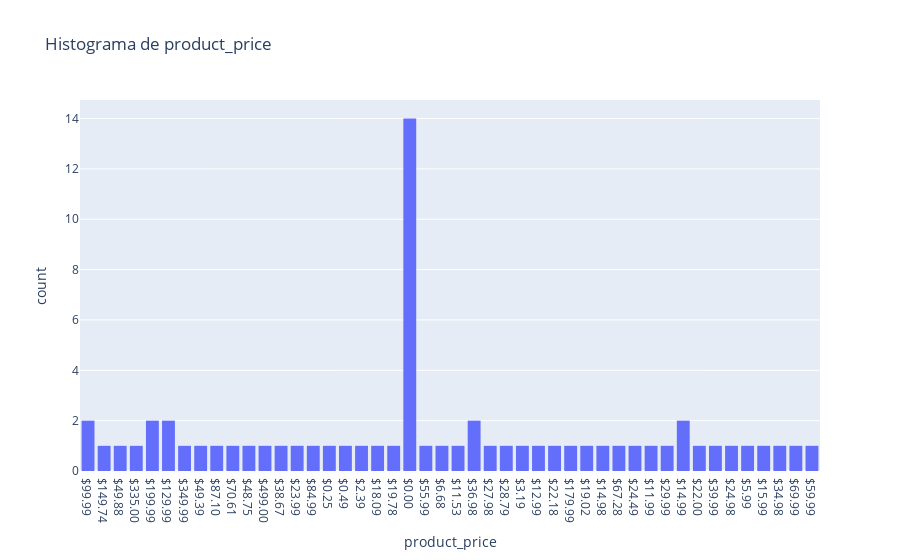
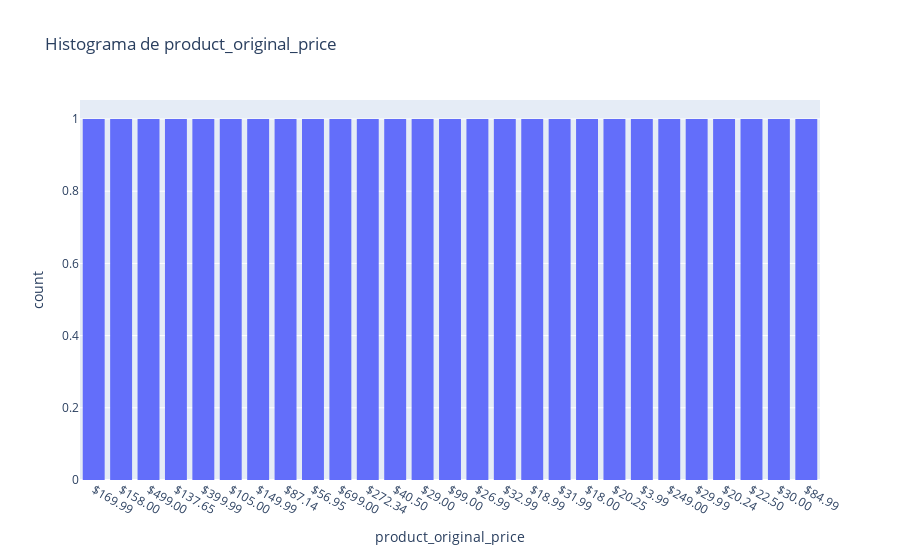
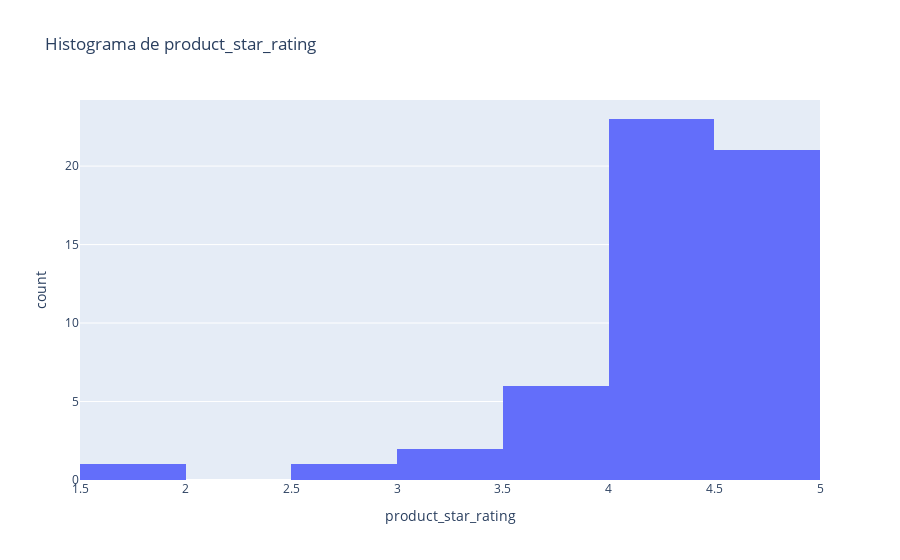
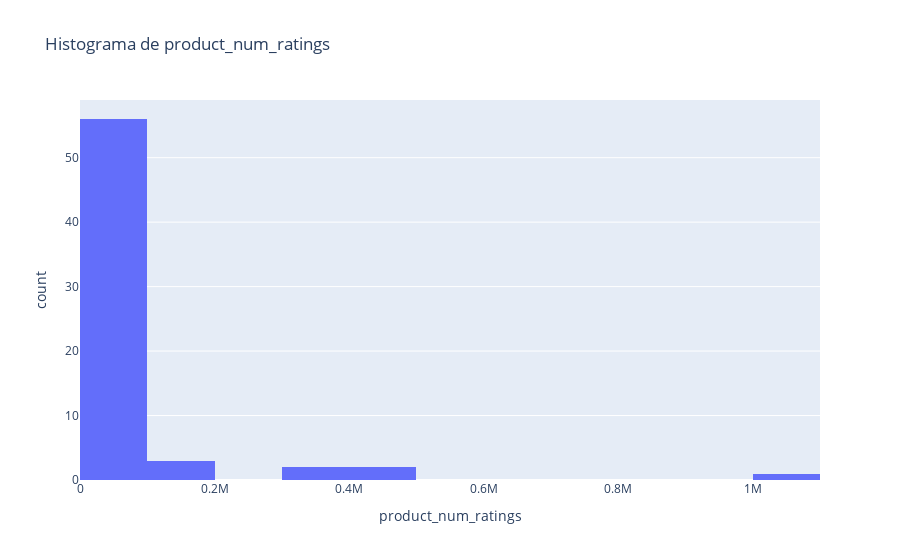

Notebook source saved alongside these figures, in order:
### Code cell
for var in numeric_vars:
    fig = px.histogram(df, x=var, title=f'Histograma de {var}')
    fig.show()

# Detección de outliers (5 desviaciones estándar)
outliers = {}
# Convertir columnas numéricas que pueden estar como string
numeric_vars = ['product_price', 'product_original_price', 'product_star_rating', 
                'product_num_ratings', 'product_num_offers', 'product_minimum_offer_price', 
                'sales_volume', 'unit_price', 'unit_count']

### Figure 1 — Plotly figure (JSON) as saved in the notebook; plotly's stock layout.template omitted (floating-point values rounded to 4 significant figures)
{"data": [{"bingroup": "x", "hovertemplate": "product_price=%{x}<br>count=%{y}<extra></extra>", "legendgroup": "", "marker": {"color": "#636efa", "pattern": {"shape": ""}}, "name": "", "orientation": "v", "showlegend": false, "type": "histogram", "x": ["$99.99", "$149.74", "$49.88", "$335.00", "$199.99", "$129.99", "$349.99", "$49.39", "$87.10", "$129.99", "$70.61", "$48.75", "$99.99", "$499.00", "$199.99", "$38.67", "$23.99", "$84.99", "$0.25", "$0.49", "$2.39", "$18.09", "$19.78", "$0.00", "$55.99", "$6.68", "$11.53", "$36.98", "$27.98", "$28.79", "$0.00", "$0.00", "$36.98", "$0.00", "$3.19", "$12.99", "$0.00", "$22.18", "$179.99", "$19.02", "$14.98", "$67.28", "$0.00", "$0.00", "$0.00", "$0.00", "$24.49", "$11.99", "$0.00", "$29.99", "$14.99", "$22.00", "$39.99", "$24.98", "$5.99", "$0.00", "$0.00", "$15.99", "$0.00", "$34.98", "$14.99", "$0.00", "$69.99", "$59.99"], "xaxis": "x", "yaxis": "y"}], "layout": {"barmode": "relative", "legend": {"tracegroupgap": 0}, "title": {"text": "Histograma de product_price"}, "xaxis": {"anchor": "y", "domain": [0, 1], "title": {"text": "product_price"}}, "yaxis": {"anchor": "x", "domain": [0, 1], "title": {"text": "count"}}}}

### Figure 2 — Plotly figure (JSON) as saved in the notebook; plotly's stock layout.template omitted (floating-point values rounded to 4 significant figures)
{"data": [{"bingroup": "x", "hovertemplate": "product_original_price=%{x}<br>count=%{y}<extra></extra>", "legendgroup": "", "marker": {"color": "#636efa", "pattern": {"shape": ""}}, "name": "", "orientation": "v", "showlegend": false, "type": "histogram", "x": ["$169.99", "$158.00", null, "$499.00", null, "$137.65", "$399.99", null, "$105.00", "$149.99", "$87.14", "$56.95", null, "$699.00", "$272.34", "$40.50", "$29.00", "$99.00", null, null, null, "$26.99", "$32.99", null, null, null, "$18.99", null, null, "$31.99", null, "$18.00", null, "$20.25", "$3.99", null, null, null, "$249.00", "$29.99", null, null, null, null, null, "$20.24", null, null, "$22.50", null, null, null, null, null, null, null, null, null, null, null, "$30.00", null, null, "$84.99"], "xaxis": "x", "yaxis": "y"}], "layout": {"barmode": "relative", "legend": {"tracegroupgap": 0}, "title": {"text": "Histograma de product_original_price"}, "xaxis": {"anchor": "y", "domain": [0, 1], "title": {"text": "product_original_price"}}, "yaxis": {"anchor": "x", "domain": [0, 1], "title": {"text": "count"}}}}

### Figure 3 — Plotly figure (JSON) as saved in the notebook; plotly's stock layout.template omitted (floating-point values rounded to 4 significant figures)
{"data": [{"bingroup": "x", "hovertemplate": "product_star_rating=%{x}<br>count=%{y}<extra></extra>", "legendgroup": "", "marker": {"color": "#636efa", "pattern": {"shape": ""}}, "name": "", "orientation": "v", "showlegend": false, "type": "histogram", "x": [4.0, 4.2, 3.9, 4.3, 4.1, 4.2, 4.4, 4.2, 3.9, 4.1, 3.9, 4.3, 3.8, 4.3, 4.2, 4.4, 4.6, 4.7, 4.7, 4.8, 4.8, 4.7, NaN, 4.2, 4.0, 4.7, 4.4, NaN, NaN, 4.5, 4.7, 4.8, NaN, 4.7, NaN, 4.5, 3.2, 4.8, 4.6, 4.7, NaN, 3.8, 1.8, 4.3, 4.4, 4.7, NaN, 4.2, 4.6, 3.2, 4.5, 4.4, NaN, NaN, 4.7, 4.4, 4.6, 4.6, 4.2, NaN, 4.4, 3.5, 2.6, 4.0], "xaxis": "x", "yaxis": "y"}], "layout": {"barmode": "relative", "legend": {"tracegroupgap": 0}, "title": {"text": "Histograma de product_star_rating"}, "xaxis": {"anchor": "y", "domain": [0, 1], "title": {"text": "product_star_rating"}}, "yaxis": {"anchor": "x", "domain": [0, 1], "title": {"text": "count"}}}}

### Figure 4 — Plotly figure (JSON) as saved in the notebook; plotly's stock layout.template omitted (floating-point values rounded to 4 significant figures)
{"data": [{"bingroup": "x", "hovertemplate": "product_num_ratings=%{x}<br>count=%{y}<extra></extra>", "legendgroup": "", "marker": {"color": "#636efa", "pattern": {"shape": ""}}, "name": "", "orientation": "v", "showlegend": false, "type": "histogram", "x": [2929, 135, 205, 2248, 423, 578, 109, 2771, 613, 94, 462, 26685, 8, 2098, 2258, 37513, 4355, 390, 8010, 13638, 54922, 180, 0, 437768, 3075, 628, 100331, 0, 0, 1142, 8, 130395, 0, 2317, 0, 27686, 9, 36930, 2687, 793, 0, 96, 12, 384756, 38, 333273, 0, 51, 6346, 204, 3241, 25391, 0, 0, 2440, 1015448, 447888, 7384, 140637, 0, 14471, 270, 12, 48154], "xaxis": "x", "yaxis": "y"}], "layout": {"barmode": "relative", "legend": {"tracegroupgap": 0}, "title": {"text": "Histograma de product_num_ratings"}, "xaxis": {"anchor": "y", "domain": [0, 1], "title": {"text": "product_num_ratings"}}, "yaxis": {"anchor": "x", "domain": [0, 1], "title": {"text": "count"}}}}
